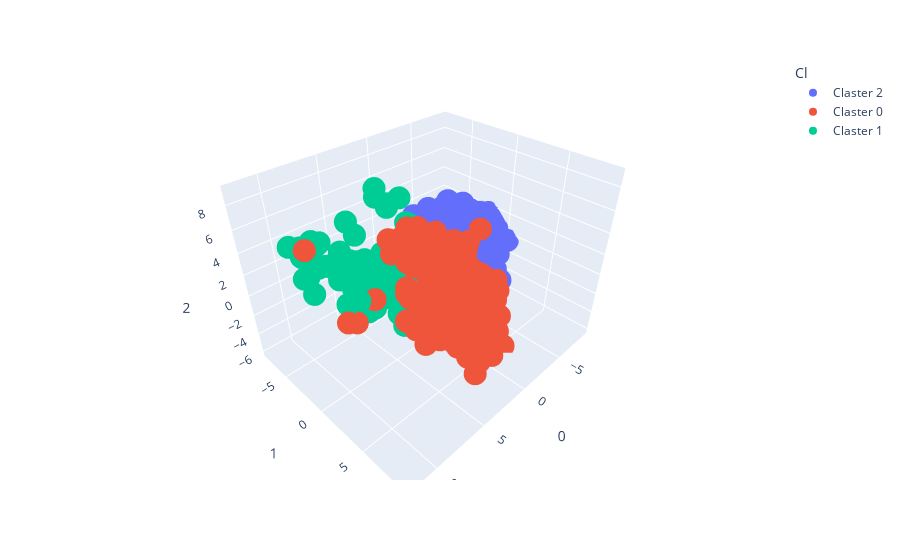

Notebook code for this chart:
### Code cell
scatter=px.scatter_3d(x=0,y=1,z=2,data_frame=df_plot,color=df_plot['Cl'])
scatter.show()

### Figure 1 — Plotly figure (JSON) as saved in the notebook; plotly's stock layout.template omitted (floating-point values rounded to 4 significant figures; data arrays with more than 128 entries replaced by an {"elided": "..."} marker saying what was removed)
{"data": [{"hovertemplate": "Cl=Claster 2<br>0=%{x}<br>1=%{y}<br>2=%{z}<extra></extra>", "legendgroup": "Claster 2", "marker": {"color": "#636efa", "symbol": "circle"}, "mode": "markers", "name": "Claster 2", "scene": "scene", "showlegend": true, "type": "scatter3d", "x": {"elided": "300 float values"}, "y": {"elided": "300 float values"}, "z": {"elided": "300 float values"}}, {"hovertemplate": "Cl=Claster 0<br>0=%{x}<br>1=%{y}<br>2=%{z}<extra></extra>", "legendgroup": "Claster 0", "marker": {"color": "#EF553B", "symbol": "circle"}, "mode": "markers", "name": "Claster 0", "scene": "scene", "showlegend": true, "type": "scatter3d", "x": {"elided": "318 float values"}, "y": {"elided": "318 float values"}, "z": {"elided": "318 float values"}}, {"hovertemplate": "Cl=Claster 1<br>0=%{x}<br>1=%{y}<br>2=%{z}<extra></extra>", "legendgroup": "Claster 1", "marker": {"color": "#00cc96", "symbol": "circle"}, "mode": "markers", "name": "Claster 1", "scene": "scene", "showlegend": true, "type": "scatter3d", "x": {"elided": "316 float values"}, "y": {"elided": "316 float values"}, "z": {"elided": "316 float values"}}], "layout": {"legend": {"title": {"text": "Cl"}, "tracegroupgap": 0}, "margin": {"t": 60}, "scene": {"domain": {"x": [0, 1], "y": [0, 1]}, "xaxis": {"title": {"text": "0"}}, "yaxis": {"title": {"text": "1"}}, "zaxis": {"title": {"text": "2"}}}}}
